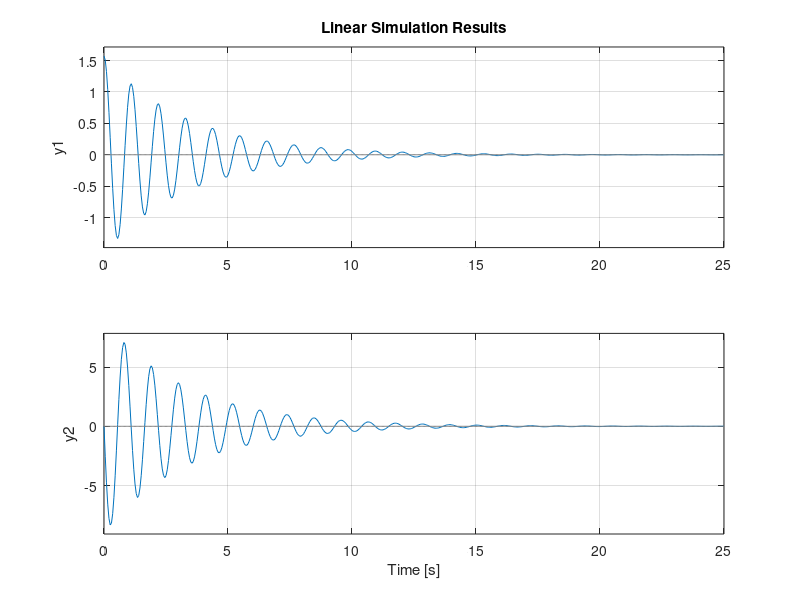
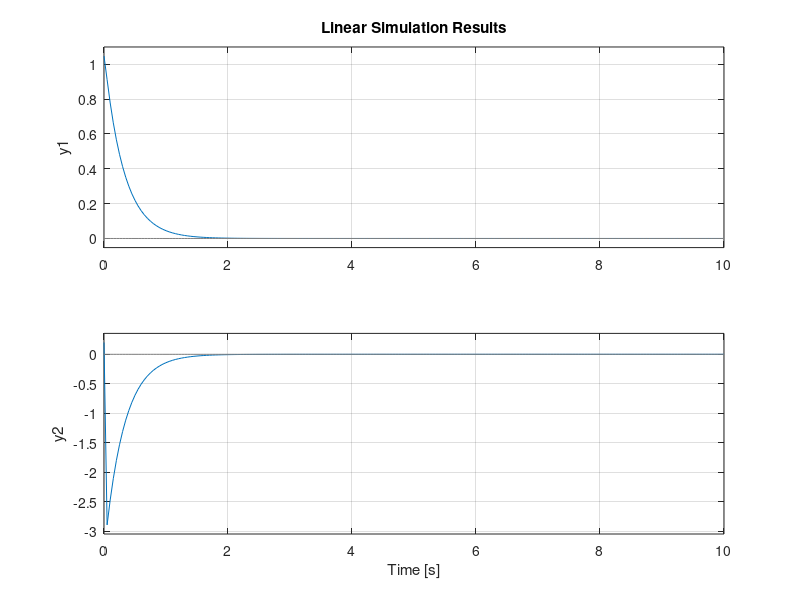
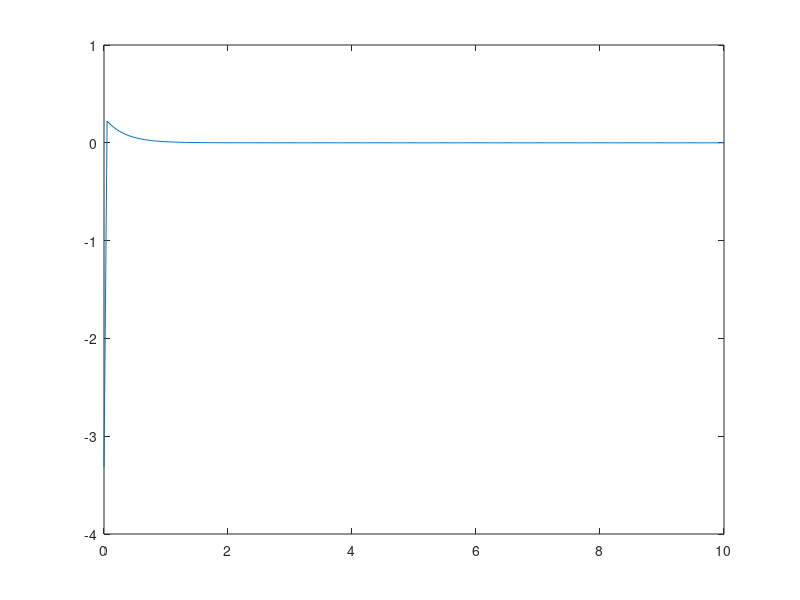

The MATLAB source for these figures, in order:
%%%%%%%%%%%%%%%%%%%%%%%%%%%%%%%%%%%%%%%%%%%%%%%%%%%%%%%%%%%%%%%%%%%%%%%%%%%%%%%%
% Info
% Author: Taylor Smith, Christian Williams
% Version: 1.0
% Created: 5/3/2023
% 
% Description
%   Script to model the hanging down of a pendulum
%%%%%%%%%%%%%%%%%%%%%%%%%%%%%%%%%%%%%%%%%%%%%%%%%%%%%%%%%%%%%%%%%%%%%%%%%%%%%%%%
clear all;
close all;
%pkg load control
%pkg load signal

% Measured Parameters
mass_of_copter = 0.0132;
mass_of_rod = 0.0234;
length_of_rod = 0.5021;
length_of_rod_to_pivot = 0.29;
radius_of_copter = 0.01;

% Damping Coefficient
b = 0.60;

% Constants and Basic Calculated Parameters
g = 9.81;                         
density_of_rod = mass_of_rod/length_of_rod;                
length_of_back_rod = length_of_rod - length_of_rod_to_pivot; 
mass_of_rod_to_pivot = density_of_rod * length_of_rod_to_pivot; 
total_mass_of_rod = density_of_rod * length_of_rod;
mass_of_back_rod = density_of_rod * length_of_back_rod;

% Moment of Inertia
inertia = 1/3*mass_of_rod_to_pivot*length_of_rod_to_pivot^2 + 1/3*mass_of_back_rod*length_of_back_rod^2 + 2/5 * mass_of_copter * radius_of_copter^2 + mass_of_copter * (length_of_rod_to_pivot + radius_of_copter)^2;

% State Space Model
A = [[0,1];[-(g*length_of_rod_to_pivot*(mass_of_copter+mass_of_rod_to_pivot/2))/inertia,-b]];
B = [[0];[length_of_rod_to_pivot/inertia]];
C = eye(2);
D = [0];

% Create State Space Model
model = ss(A,B,C,D);

% Simulate results
t=0:0.05:25;
forcing = zeros(size(t));
angle = pi/2;
omega = 0;
figure('Name','Angle vs Time');
lsim(model,forcing,t,[angle;omega]);

% Display Eigenvectors and Eigenvalues
disp('Eigenvectors and Eigenvalues:')
[eigenvectors, eigenvalues] = eig(model.a)

% Observability
observability = obsv(A,C);
rank_of_observability = rank(observability)

% Controlability
controlabilty = ctrb(A,B);
rank_of_controlability = rank(controlabilty)

% Determine Desired Poles Using LQR
Q = [10 0;0 1];
R = [1];
Gain = lqr(A,B,Q,R)

% Create Model
Ac = A-B*Gain;
Bc = [0;0];
Cc = C;
Dc = 0;
controlled_model = ss(Ac,Bc,Cc,Dc);

% Simulate Results
t = 0:0.05:10;
forcing = zeros(size(t));
angle = pi/3;
omega = 0.2;
figure();
lsim(controlled_model, forcing, t, [angle;omega]);
[Y,T,X] = lsim(controlled_model, forcing, t, [angle;omega]);

% Display Eigenvector and Eigenvalues
disp('Eigenvectors and eigenvalues:')
[eigenvectors,eigenvalues] = eig(controlled_model.a)

% Display the Results
figure();
plot(t,-Gain*Y');


